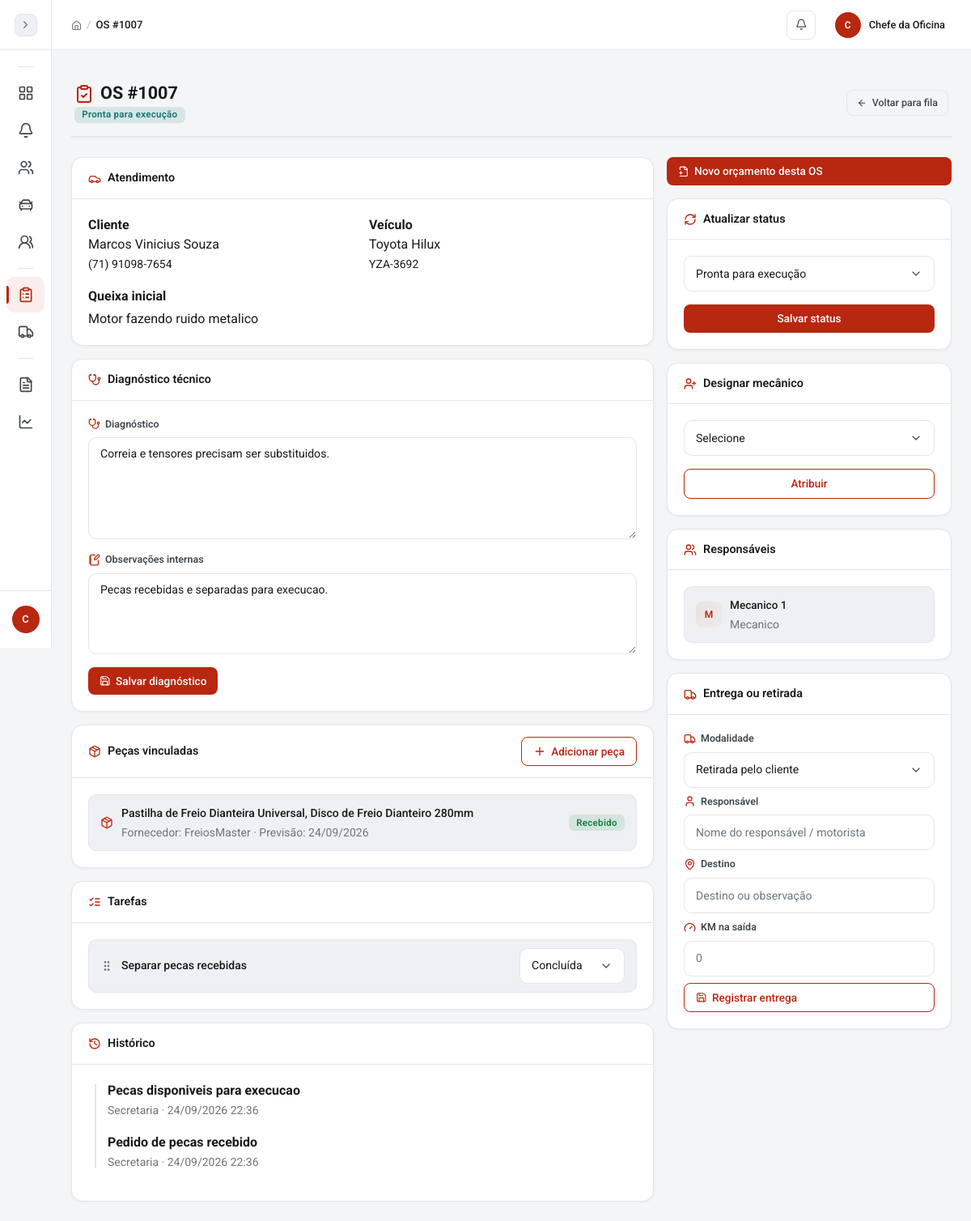
/pages/ordens_servico/detalhes.php?id=7 (signed in), run on an earlier commit of the app's database.
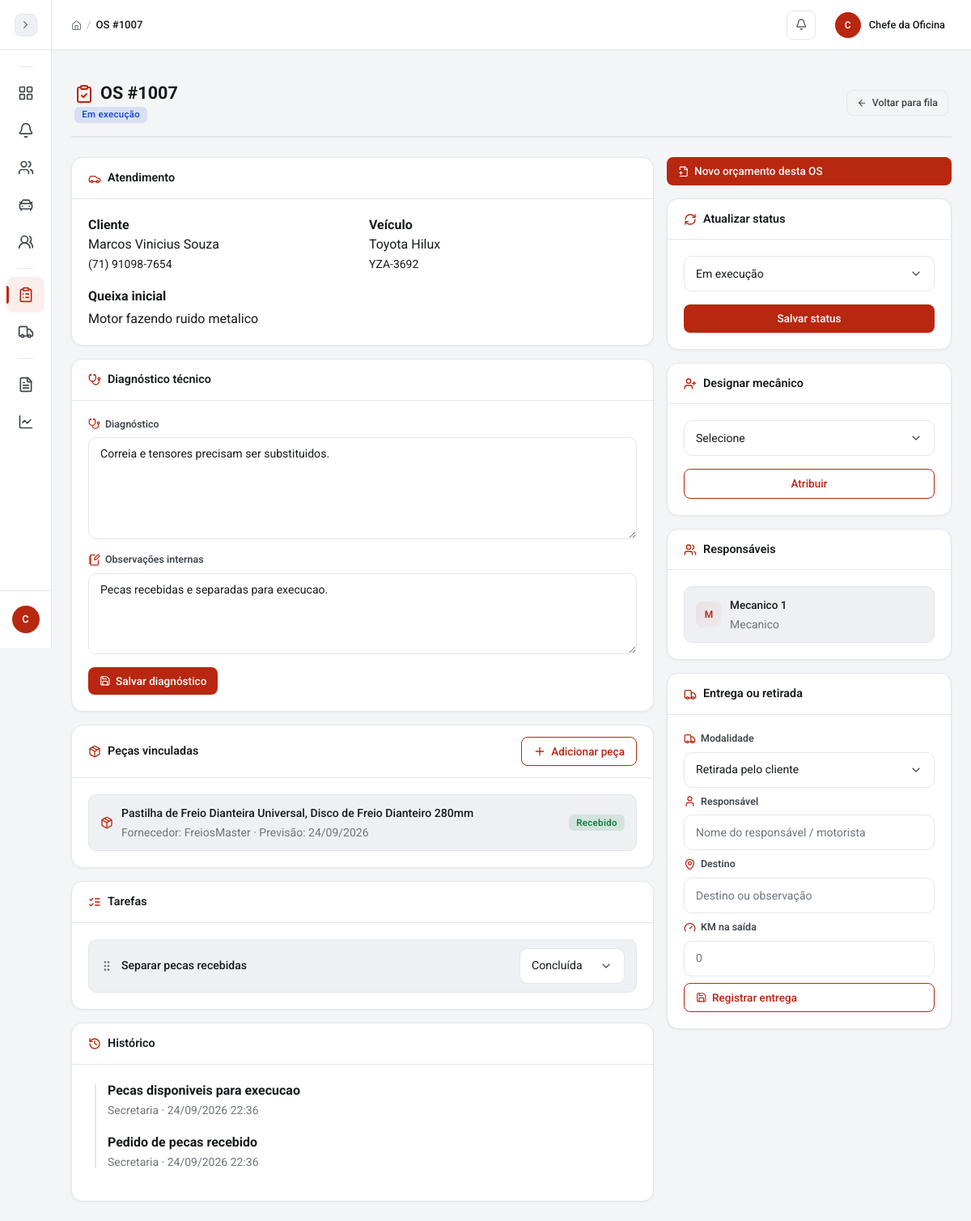
And on a later commit of the database.
### tables this page shows
CREATE TABLE ordens_servico (
  id INT AUTO_INCREMENT PRIMARY KEY,
  numero INT NOT NULL UNIQUE,
  cliente_id INT NOT NULL,
  veiculo_id INT NULL,
  status ENUM('recebida','em_analise','aguardando_aprovacao','aguardando_peca','em_execucao','pronta_para_entrega','entregue','cancelada') NOT NULL DEFAULT 'recebida',
  prioridade ENUM('baixa','normal','alta','urgente') NOT NULL DEFAULT 'normal',
  queixa_inicial TEXT NOT NULL,
  diagnostico TEXT,
  observacoes_internas TEXT,
  responsavel_chefe_id INT NULL,
  criado_por INT NOT NULL,
  data_entrada DATETIME NOT NULL DEFAULT CURRENT_TIMESTAMP,
  data_conclusao DATETIME NULL,
  data_atualizacao TIMESTAMP NOT NULL DEFAULT CURRENT_TIMESTAMP ON UPDATE CURRENT_TIMESTAMP,
  FOREIGN KEY (cliente_id) REFERENCES clientes(id),
  FOREIGN KEY (veiculo_id) REFERENCES veiculos(id) ON DELETE SET NULL,
  FOREIGN KEY (responsavel_chefe_id) REFERENCES usuarios(id) ON DELETE SET NULL,
  FOREIGN KEY (criado_por) REFERENCES usuarios(id)
);

CREATE TABLE clientes (
  id INT AUTO_INCREMENT PRIMARY KEY,
  nome VARCHAR(120) NOT NULL,
  cpf VARCHAR(14) UNIQUE,
  telefone VARCHAR(20),
  email VARCHAR(120),
  endereco VARCHAR(255),
  cidade VARCHAR(80),
  observacoes TEXT,
  ativo TINYINT(1) NOT NULL DEFAULT 1,
  data_cadastro TIMESTAMP DEFAULT CURRENT_TIMESTAMP,
  data_atualizacao TIMESTAMP DEFAULT CURRENT_TIMESTAMP ON UPDATE CURRENT_TIMESTAMP
);

CREATE TABLE veiculos (
  id INT AUTO_INCREMENT PRIMARY KEY,
  cliente_id INT NOT NULL,
  placa VARCHAR(10) UNIQUE,
  marca VARCHAR(50),
  modelo VARCHAR(60),
  ano YEAR,
  cor VARCHAR(30),
  km_atual INT DEFAULT 0,
  chassi VARCHAR(30),
  marca_id INT NULL,
  modelo_base_id INT NULL,
  modelo_id INT NULL,
  fipe_versao VARCHAR(150) NULL,
  valor_fipe DECIMAL(10,2) NULL,
  fipe_mes_referencia VARCHAR(20) NULL,
  FOREIGN KEY (cliente_id) REFERENCES clientes(id) ON DELETE CASCADE,
  FOREIGN KEY (marca_id) REFERENCES fipe_marcas(id) ON DELETE SET NULL,
  FOREIGN KEY (modelo_base_id) REFERENCES fipe_modelos_base(id) ON DELETE SET NULL,
  FOREIGN KEY (modelo_id) REFERENCES fipe_modelos(id) ON DELETE SET NULL
);

CREATE TABLE pedidos_pecas (
  id INT AUTO_INCREMENT PRIMARY KEY,
  os_id INT NOT NULL,
  fornecedor VARCHAR(120),
  status ENUM('solicitado','validado','pedido','a_caminho','recebido','cancelado') DEFAULT 'solicitado',
  previsao_entrega DATE NULL,
  observacoes TEXT,
  criado_por INT NOT NULL,
  recebido_por INT NULL,
  criado_em TIMESTAMP DEFAULT CURRENT_TIMESTAMP,
  recebido_em DATETIME NULL,
  FOREIGN KEY (os_id) REFERENCES ordens_servico(id),
  FOREIGN KEY (criado_por) REFERENCES usuarios(id),
  FOREIGN KEY (recebido_por) REFERENCES usuarios(id) ON DELETE SET NULL
);

CREATE TABLE os_tarefas (
  id BIGINT AUTO_INCREMENT PRIMARY KEY,
  os_id INT NOT NULL,
  descricao VARCHAR(255) NOT NULL,
  status ENUM('pendente','em_execucao','concluida','bloqueada') DEFAULT 'pendente',
  criado_por INT NOT NULL,
  concluido_por INT NULL,
  criado_em TIMESTAMP DEFAULT CURRENT_TIMESTAMP,
  concluido_em DATETIME NULL,
  FOREIGN KEY (os_id) REFERENCES ordens_servico(id) ON DELETE CASCADE,
  FOREIGN KEY (criado_por) REFERENCES usuarios(id),
  FOREIGN KEY (concluido_por) REFERENCES usuarios(id) ON DELETE SET NULL
);

CREATE TABLE os_eventos (
  id BIGINT AUTO_INCREMENT PRIMARY KEY,
  os_id INT NOT NULL,
  tipo VARCHAR(50) NOT NULL,
  status_anterior VARCHAR(40),
  status_novo VARCHAR(40),
  descricao TEXT,
  criado_por INT NOT NULL,
  criado_em TIMESTAMP DEFAULT CURRENT_TIMESTAMP,
  FOREIGN KEY (os_id) REFERENCES ordens_servico(id) ON DELETE CASCADE,
  FOREIGN KEY (criado_por) REFERENCES usuarios(id)
);

CREATE TABLE usuarios (
  id INT AUTO_INCREMENT PRIMARY KEY,
  nome VARCHAR(100) NOT NULL,
  email VARCHAR(120) NOT NULL UNIQUE,
  senha VARCHAR(255) NOT NULL,
  tipo ENUM('admin','secretaria','mecanico_chefe','mecanico') NOT NULL DEFAULT 'mecanico',
  cpf VARCHAR(14) UNIQUE,
  telefone VARCHAR(20),
  salario DECIMAL(10,2),
  data_admissao DATE,
  cargo VARCHAR(100),
  ativo TINYINT(1) NOT NULL DEFAULT 1,
  data_cadastro TIMESTAMP DEFAULT CURRENT_TIMESTAMP
);

CREATE TABLE os_responsaveis (
  id BIGINT AUTO_INCREMENT PRIMARY KEY,
  os_id INT NOT NULL,
  usuario_id INT NOT NULL,
  atribuido_por INT NOT NULL,
  atribuido_em TIMESTAMP DEFAULT CURRENT_TIMESTAMP,
  concluido_em DATETIME NULL,
  observacoes TEXT,
  UNIQUE KEY uq_os_responsavel (os_id, usuario_id),
  FOREIGN KEY (os_id) REFERENCES ordens_servico(id) ON DELETE CASCADE,
  FOREIGN KEY (usuario_id) REFERENCES usuarios(id),
  FOREIGN KEY (atribuido_por) REFERENCES usuarios(id)
);

### config/conexao.php (called while the page is built, shortened)
<?php
function esc($dado) {
    return htmlspecialchars((string) $dado, ENT_QUOTES, 'UTF-8');
}
?>

### includes/sessao.php (called while the page is built, shortened)
<?php
function tem_papel($papeis) {
    return isset($_SESSION['usuario_tipo']) && in_array($_SESSION['usuario_tipo'], (array) $papeis, true);
}
?>

### pages/ordens_servico/detalhes.php (the view, shortened to what the rows shown need)
<?php
require_once __DIR__ . '/../../includes/sessao.php';
require_once __DIR__ . '/../../config/conexao.php';
$id = (int) ($_GET['id'] ?? 0);
$stmt = $conn->prepare("SELECT os.*, c.nome AS cliente, c.telefone, c.email, v.marca, v.modelo, v.placa, v.ano, v.km_atual FROM ordens_servico os JOIN clientes c ON c.id = os.cliente_id LEFT JOIN veiculos v ON v.id = os.veiculo_id WHERE os.id = :id");
$stmt->execute([':id' => $id]);
$os = $stmt->fetch();
$stmt = $conn->prepare('SELECT u.nome, u.tipo, r.atribuido_em FROM os_responsaveis r JOIN usuarios u ON u.id = r.usuario_id WHERE r.os_id = :id AND r.concluido_em IS NULL ORDER BY u.nome');
$stmt->execute([':id' => $id]);
$responsaveis = $stmt->fetchAll();
$stmt = $conn->prepare('SELECT e.*, u.nome AS autor FROM os_eventos e JOIN usuarios u ON u.id = e.criado_por WHERE e.os_id = :id ORDER BY e.criado_em DESC');
$stmt->execute([':id' => $id]);
$eventos = $stmt->fetchAll();
$stmt = $conn->prepare('SELECT p.id, p.status, p.fornecedor, p.previsao_entrega, GROUP_CONCAT(pi.descricao SEPARATOR ", ") AS itens FROM pedidos_pecas p LEFT JOIN pedido_pecas_itens pi ON pi.pedido_id = p.id WHERE p.os_id = :id GROUP BY p.id ORDER BY p.criado_em DESC');
$stmt->execute([':id' => $id]);
$pedidos_pecas = $stmt->fetchAll();
$stmt = $conn->prepare('SELECT t.*, u.nome AS criador FROM os_tarefas t JOIN usuarios u ON u.id = t.criado_por WHERE t.os_id = :id ORDER BY t.id');
$stmt->execute([':id' => $id]);
$tarefas = $stmt->fetchAll();
$titulo_pagina = 'OS #' . str_pad((int) $os['numero'], 4, '0', STR_PAD_LEFT);
require_once __DIR__ . '/../../includes/header.php';
$status_nomes = ['recebida' => 'Recebida', 'triagem' => 'Triagem', 'aguardando_diagnostico' => 'Aguardando diagnóstico', 'aguardando_orcamento' => 'Aguardando orçamento', 'aguardando_aprovacao' => 'Aguardando aprovação', 'aguardando_peca' => 'Aguardando peça', 'pronta_para_execucao' => 'Pronta para execução', 'em_execucao' => 'Em execução', 'aguardando_retorno' => 'Aguardando retorno', 'pronta_para_entrega' => 'Pronta para entrega', 'entregue' => 'Entregue', 'cancelada' => 'Cancelada'];
$tarefa_status_nomes = ['pendente' => 'Pendente', 'em_execucao' => 'Em execução', 'concluida' => 'Concluída', 'bloqueada' => 'Bloqueada'];
$pedido_status_nomes = ['solicitado' => 'Aguardando validação', 'validado' => 'Validado', 'pedido' => 'Pedido realizado', 'a_caminho' => 'A caminho', 'recebido' => 'Recebido', 'cancelado' => 'Cancelado'];
?>
<div class="page-header">
    <div>
        <h1><i data-lucide="clipboard-check" class="text-primary me-2"></i>OS #<?php echo str_pad((int) $os['numero'], 4, '0', STR_PAD_LEFT); ?></h1>
        <span class="page-subtitle"><span class="badge badge-status-<?php echo esc($os['status']); ?>"><?php echo esc($status_nomes[$os['status']] ?? $os['status']); ?></span></span>
    </div>
</div>
<div class="row g-3">
    <div class="col-lg-8">
        <div class="card mb-3"><div class="card-header"><i data-lucide="car" class="me-2"></i>Atendimento</div><div class="card-body">
            <div class="row g-3"><div class="col-md-6"><strong>Cliente</strong><br><?php echo esc($os['cliente']); ?><?php if (tem_papel(['admin', 'secretaria', 'mecanico_chefe'])): ?><br><small><?php echo esc($os['telefone'] ?: 'Sem telefone'); ?></small><?php endif; ?></div><div class="col-md-6"><strong>Veículo</strong><br><?php echo esc(trim(($os['marca'] ?? '') . ' ' . ($os['modelo'] ?? '')) ?: 'Não informado'); ?><br><small><?php echo esc($os['placa'] ?: ''); ?></small></div><div class="col-12"><strong>Queixa inicial</strong><p class="mb-0 mt-1"><?php echo nl2br(esc($os['queixa_inicial'])); ?></p></div></div>
        </div></div>
        <div class="card mb-3"><div class="card-header"><i data-lucide="stethoscope" class="me-2"></i>Diagnóstico técnico</div><div class="card-body">
            <form method="POST" action="processar.php?acao=atualizar_diagnostico"><input type="hidden" name="csrf_token" value="<?php echo esc(csrf_token()); ?>"><input type="hidden" name="os_id" value="<?php echo $id; ?>"><label class="form-label-with-icon" for="diagnostico"><i data-lucide="stethoscope"></i> Diagnóstico</label><textarea class="form-control mb-3" id="diagnostico" name="diagnostico" rows="5" <?php echo tem_papel(['mecanico', 'mecanico_chefe', 'admin']) ? '' : 'readonly'; ?>><?php echo esc($os['diagnostico'] ?? ''); ?></textarea><label class="form-label-with-icon" for="observacoes_internas"><i data-lucide="notebook-pen"></i> Observações internas</label><textarea class="form-control mb-3" id="observacoes_internas" name="observacoes_internas" rows="3" <?php echo tem_papel(['mecanico', 'mecanico_chefe', 'admin']) ? '' : 'readonly'; ?>><?php echo esc($os['observacoes_internas'] ?? ''); ?></textarea><?php if (tem_papel(['mecanico', 'mecanico_chefe', 'admin'])): ?><button class="btn btn-primary btn-icon" type="submit"><i data-lucide="save"></i>Salvar diagnóstico</button><?php endif; ?></form>
        </div></div>
        <div class="card mb-3"><div class="card-body">
            <?php if ($pedidos_pecas): ?>
            <div class="dynamic-list">
                <?php foreach ($pedidos_pecas as $pedido): ?>
                <div class="dynamic-list-item">
                    <i data-lucide="package" class="item-grip" style="color:var(--accent)"></i>
                    <div class="flex-grow-1">
                        <span class="item-text"><?php echo esc($pedido['itens'] ?: 'Itens não informados'); ?></span>
                        <br><small class="text-muted">
                            <?php if (tem_papel(['admin', 'secretaria', 'mecanico_chefe'])): ?>Fornecedor: <?php echo esc($pedido['fornecedor'] ?: '-'); ?> · <?php endif; ?>
                            Previsão: <?php echo $pedido['previsao_entrega'] ? date('d/m/Y', strtotime($pedido['previsao_entrega'])) : '-'; ?>
                        </small>
                    </div>
                    <span class="badge badge-status-<?php echo esc($pedido['status']); ?>"><?php echo esc($pedido_status_nomes[$pedido['status']] ?? $pedido['status']); ?></span>
                </div>
                <?php endforeach; ?>
            </div>
            <?php endif; ?>
        </div></div>
        <div class="card mb-3"><div class="card-header"><i data-lucide="list-checks" class="me-2"></i>Tarefas</div><div class="card-body">
            <?php if ($tarefas): ?>
            <div class="dynamic-list">
                <?php foreach ($tarefas as $tarefa): ?>
                <form method="POST" action="processar.php?acao=mudar_tarefa" class="dynamic-list-item">
                    <i data-lucide="grip-vertical" class="item-grip"></i>
                    <span class="item-text"><?php echo esc($tarefa['descricao']); ?></span>
                    <select class="form-select form-select-sm w-auto" name="tarefa_status" onchange="this.form.submit()" style="min-width:130px">
                        <?php foreach ($tarefa_status_nomes as $key => $nome): ?>
                        <option value="<?php echo esc($key); ?>" <?php echo $tarefa['status'] === $key ? 'selected' : ''; ?>><?php echo esc($nome); ?></option>
                        <?php endforeach; ?>
                    </select>
                </form>
                <?php endforeach; ?>
            </div>
            <?php endif; ?>
        </div></div>
        <div class="card"><div class="card-body"><div class="timeline"><?php foreach ($eventos as $evento): ?><div class="mb-3"><strong><?php echo esc($evento['descricao']); ?></strong><br><small class="text-muted"><?php echo esc($evento['autor']); ?> · <?php echo date('d/m/Y H:i', strtotime($evento['criado_em'])); ?></small></div><?php endforeach; ?></div></div></div>
    </div>
    <div class="col-lg-4">
        <?php if (tem_papel(['admin', 'secretaria', 'mecanico_chefe'])): ?><div class="card mb-3"><div class="card-header"><i data-lucide="refresh-cw" class="me-2"></i>Atualizar status</div><div class="card-body"><form method="POST" action="processar.php?acao=mudar_status"><input type="hidden" name="csrf_token" value="<?php echo esc(csrf_token()); ?>"><input type="hidden" name="os_id" value="<?php echo $id; ?>"><select class="form-select mb-3" name="status"><?php foreach ($status_nomes as $status => $nome): ?><?php if ($status !== 'entregue'): ?><option value="<?php echo esc($status); ?>" <?php echo $os['status'] === $status ? 'selected' : ''; ?>><?php echo esc($nome); ?></option><?php endif; ?><?php endforeach; ?></select><button class="btn btn-primary w-100" type="submit">Salvar status</button></form></div></div><?php endif; ?>
        <div class="card mb-3"><div class="card-header"><i data-lucide="users" class="me-2"></i>Responsáveis</div><div class="card-body">
            <?php if ($responsaveis): ?>
            <div class="dynamic-list">
                <?php foreach ($responsaveis as $responsavel): ?>
                <div class="dynamic-list-item">
                    <div class="emp-avatar" style="width:32px;height:32px;min-width:32px;border-radius:8px;font-size:0.75rem;background:linear-gradient(135deg,var(--accent-light),color-mix(in srgb,var(--accent-light) 30%,transparent));color:var(--accent);display:flex;align-items:center;justify-content:center;font-weight:600"><?php echo strtoupper(substr($responsavel['nome'], 0, 1)); ?></div>
                    <div>
                        <span class="item-text" style="font-size:0.85rem"><?php echo esc($responsavel['nome']); ?></span>
                        <br><small class="text-muted"><?php echo esc(ucfirst(str_replace('_', ' ', $responsavel['tipo']))); ?></small>
                    </div>
                </div>
                <?php endforeach; ?>
            </div>
            <?php else: ?>
            <div class="empty-state" style="padding:1.5rem 1rem;border:none;background:transparent">
                <p style="font-size:0.82rem;margin:0">Nenhum mecânico designado.</p>
            </div>
            <?php endif; ?>
        </div></div>
    </div>
</div>
<?php require_once __DIR__ . '/../../includes/footer.php'; ?>

### includes/header.php (shortened to what the rows shown need)
<?php
$url_css = $caminho_base . '/css/style.css';
$url_index = $caminho_base . '/index.php';
?>
<!DOCTYPE html>
<html lang="pt-BR">
<head>
    <link href="https://cdn.jsdelivr.net/npm/bootstrap@5.3.0/dist/css/bootstrap.min.css" rel="stylesheet">
    <link href="<?php echo $url_css; ?>" rel="stylesheet">
</head>
<body>
    <div class="main-wrapper" id="conteudo" tabindex="-1">
        <header class="topbar">
            <div class="topbar-breadcrumb">
                <a href="<?php echo $url_index; ?>"><i data-lucide="home"></i></a>
                <span class="separator">/</span>
                <span class="current"><?php echo $titulo_pagina ?? 'Dashboard'; ?></span>
            </div>
        </header>

What changed in the data, as far as the page shows it:
changed ordens_servico "Motor fazendo ruido metalico": status "Pronta para execução" → "Em execução"
